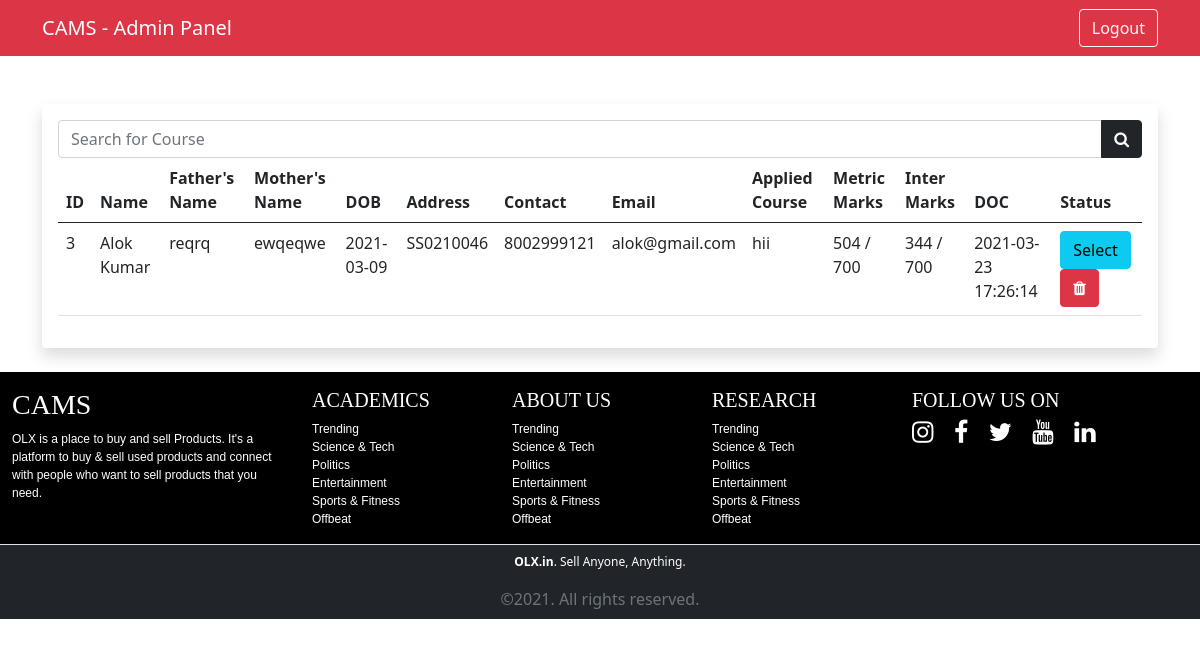
The app's page /admin/pending.php (signed in) with its own data.
### tables this page shows
CREATE TABLE `student_apply` (
  `s_id` int(11) NOT NULL,
  `user_id` int(11) NOT NULL,
  `s_f_name` varchar(100) NOT NULL,
  `s_l_name` varchar(100) NOT NULL,
  `father_name` varchar(100) NOT NULL,
  `mother_name` varchar(100) NOT NULL,
  `s_contact` varchar(50) NOT NULL,
  `s_email` varchar(100) NOT NULL,
  `s_dob` varchar(100) NOT NULL,
  `s_address` varchar(255) NOT NULL,
  `s_course` varchar(100) NOT NULL,
  `metric_marks` int(11) NOT NULL,
  `metric_fullmarks` int(11) NOT NULL,
  `inter_marks` int(11) NOT NULL,
  `inter_fullmarks` int(11) NOT NULL,
  `date_of_apply` timestamp NOT NULL DEFAULT current_timestamp(),
  `form_status` tinyint(4) NOT NULL
);

### include/config.php (called while the page is built, shortened)
<?php
    class Work{
        private $host = "localhost";
        private $username = "root";
        private $password = "";
        private $database = "cams";
        private $connect;
        public function __construct(){
            $this->connect = new mysqli($this->host, $this->username, $this->password, $this->database);
            if(mysqli_connect_error()){
                trigger_error("Databse Connection Failed".mysqli_connect_error());
            }
            else{
                return $this->connect;
            }
        }
        public function select($query){
            $run = $this->connect->query($query);
            $array = [];
            if($run->num_rows > 0){
                while($row = $run->fetch_assoc()){
                    $array[] = $row;
                }
                return $array;
            }
            else{
                echo "No records found";
                return $array;
            }
        }
    }
    $cams = new Work();
?>

### admin/pending.php (the view, shortened to what this page needs)
<?php include "../include/config.php";
?>
<!DOCTYPE html>
<html lang="en">
<head>
<link href="https://cdn.jsdelivr.net/npm/bootstrap@5.0.0-beta2/dist/css/bootstrap.min.css" rel="stylesheet">
<link rel="stylesheet" href="https://cdnjs.cloudflare.com/ajax/libs/font-awesome/4.7.0/css/font-awesome.min.css">
<link rel="stylesheet" href="https://cdn.jsdelivr.net/npm/bootstrap-icons@1.4.0/font/bootstrap-icons.css">
</head>
<body>
<nav class="navbar navbar-expand-lg navbar-dark bg-danger">
    <div class="container">
    <a href="" class="navbar-brand">CAMS - Admin Panel</a>
        <ul class="navbar-nav ms-auto">
            <li class="nav-item"><a href="admin_logout.php" class="btn btn-outline-light">Logout</a></li>
        </ul>
    </div>
    </nav>
<div class="container mt-5">
        <div class="card border-0 shadow">
            <div class="card-body">
            <form action="" method="get">
                <div class="input-group">
                    <input type="search" name="app_search" placeholder="Search for Course" class="form-control">
                    <button class="btn btn-dark" name="find"><i class="fa fa-search"></i></button>
                </div>
            </form>
                <table class="table">
                    <thead>
                        <tr>
                            <th>ID</th>
                            <th>Name</th>
                            <th>Father's Name</th>
                            <th>Mother's Name</th>
                            <th>DOB</th>
                            <th>Address</th>
                            <th>Contact</th>
                            <th>Email</th>
                            <th>Applied Course</th>
                            <th>Metric Marks</th>
                            <th>Inter Marks</th>
                            <th>DOC</th>
                            <th>Status</th>
                        </tr>
                    </thead>
                    <?php
                        $search = $_GET['app_search'];
                        $app = $cams->select("SELECT * FROM student_apply WHERE student_apply.s_f_name LIKE '%$search%' and form_status = 0");
                        foreach($app as $r): ?>
                        <tbody>
                            <tr>
                                <td><?= $r['s_id'];?></td>
                                <td><?= $r['s_f_name'];?> <?= $r['s_l_name'];?></td>
                                <td><?= $r['father_name'];?></td>
                                <td><?= $r['mother_name'];?></td>
                                <td><?= $r['s_dob'];?></td>
                                <td><?= $r['s_address'];?></td>
                                <td><?= $r['s_contact'];?></td>
                                <td><?= $r['s_email'];?></td>
                                <td><?= $r['s_course'];?></td>
                                <td><?= $r['metric_marks'];?> / <?= $r['metric_fullmarks'];?></td>
                                <td><?= $r['inter_marks'];?> / <?= $r['inter_fullmarks'];?></td>
                                <td><?= $r['date_of_apply'];?></td>
                                <td>
                                    <a href="" class="btn btn-info">Select</a>
                                    <a href="" class="btn btn-danger"><i class="fa fa-trash"></i></a>
                                </td>
                            </tr>
                        </tbody>
                        <?php endforeach; ?>
                </table>
            </div>
        </div>
    </div>
</body>
</html>
<?php include "../include/footer.php"; ?>

### records on screen
student_apply: s_id "3", s_f_name "Alok", s_l_name "Kumar", father_name "reqrq", mother_name "ewqeqwe", s_dob "2021-03-09", s_address "SS0210046", s_contact "8002999121", s_email "alok@gmail.com", s_course "hii", metric_marks "504", metric_fullmarks "700", inter_marks "344", inter_fullmarks "700", date_of_apply "2021-03-23 17:26:14"
